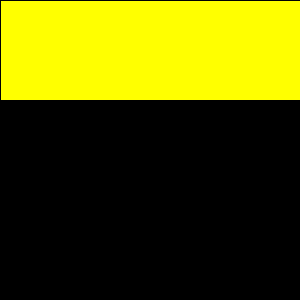
Frame 1 (no input)
Frame 60 (the mouse pressed at the canvas centre just before this capture): identical to frame 1, image omitted
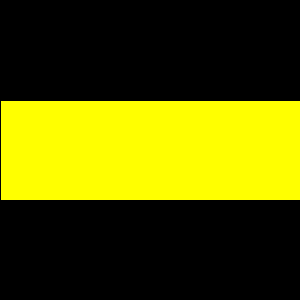
Frame 120 (the mouse held since frame 60 and released just before this capture)

The Processing sketch that drew these frames (run headless with seeded random() and noise(); from frame 60 on, the mouse is pressed at the canvas centre):

// Processing sketch: ex05_extend_05_b
// ── ex05_extend_05_b.pde
// 세 개의 사각형 영역 중 마우스가 위치한 영역의 색상 변경

void setup() {
  size(300, 300);
}

void draw() {
  background(0);
  fill(255, 255, 0);
  if (mouseY < height/3) {
    rect(0, 0, width, height/3);
  }
  if (mouseY > height/3 && mouseY < height*2/3) {
    rect(0, height/3, width, height/3);
  }
  if (mouseY >= height*2/3) {
    rect(0, height*2/3, width, height/3);
  }
}
